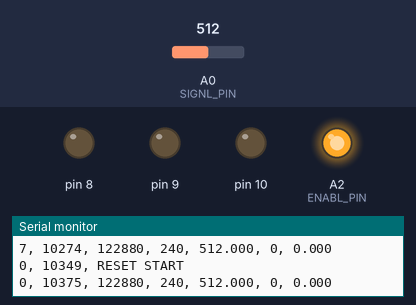
A sketch run on a simulated Arduino Uno, built with avr-gcc and run on an emulated ATmega328P. On the bench: output pins drawn as LEDs (lit = HIGH), the last lines printed to the serial monitor. The inputs (shaded band) are chosen by the test bench; at power-on: A0 (SIGNL_PIN) = 512. Pins used as bus, display or sensor lines are not drawn.

Above: at 10.4 s.
At 12.5 s:
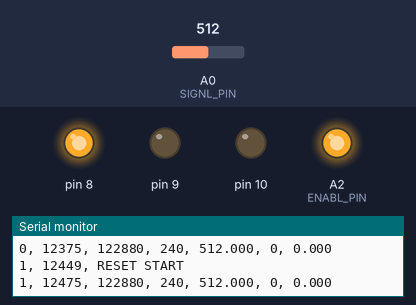
At 14.6 s:
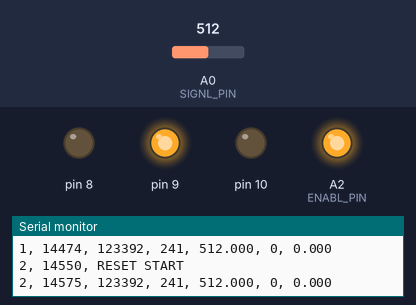
At 16.7 s:
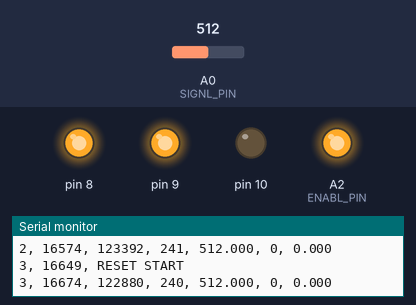
At 20.8 s:
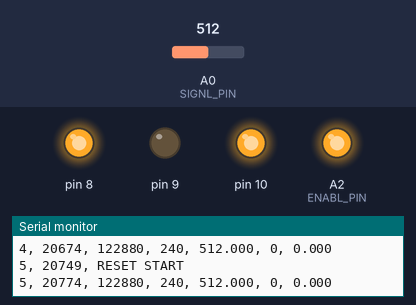
At 25.0 s:
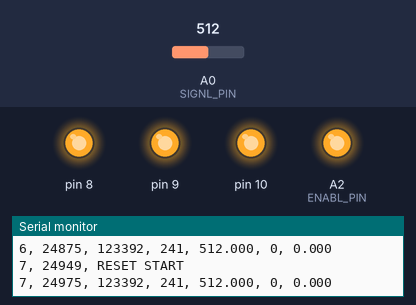
Timing chart, 0 to 40.0 s (numbered marks = the images above):
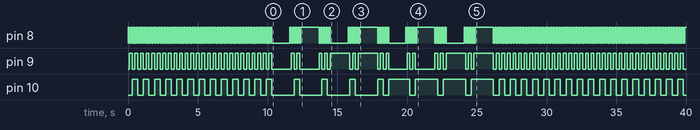

Measured:
- by itself, pin 8: LOW → HIGH at 0.00 s, → LOW 0.10 s later, → HIGH 0.10 s later, → LOW 0.10 s later, … (305 changes in this stretch)
- by itself, pin 9: LOW → HIGH at 0.10 s, → LOW 0.20 s later, → HIGH 0.20 s later, → LOW 0.20 s later, … (152 changes in this stretch)
- by itself, pin 10: goes 12 × (HIGH 0.40 s, LOW 0.40 s), 4 × (HIGH 0.40 s, LOW 1.6 s), HIGH 0.40 s, 4 × (LOW 0.40 s, HIGH 1.5 s), 17 × (LOW 0.40 s, HIGH 0.40 s), then LOW

The sketch:

ERIE_Electrometer_Ground_ISR.ino
```cpp
// Define for setting register bits
#ifndef cbi
#define cbi(sfr, bit) (_SFR_BYTE(sfr) &= ~_BV(bit))
#endif

// Define for clearing register bits
#ifndef sbi
#define sbi(sfr, bit) (_SFR_BYTE(sfr) |=  _BV(bit))
#endif

//#define DEBUG
#define RESET
//#define SINGLE_CHANNEL 0

volatile unsigned long adc_count = 0;
volatile unsigned long adc_samps = 0;
volatile unsigned long adc_value;

volatile float adc_mean_old, adc_mean_new;
volatile unsigned long adc_vari_old, adc_vari_new;

volatile bool timer_flag = false;

byte channel = -1;

// NOTE: MUX_DELAY + ADC_DELAY MUST BE SHORTER THAN TIMER 1 CLOCK
//#define MUX_DELAY 103
#define MUX_DELAY 50     // Time to wait after switching mux address
#define ADC_DELAY 25     // Time over which to average ADC readings
#define RST_DELAY 500    // Time to wait after enabling reset signal before disabling reset signal
#define RST_START 10000  // Elapsed time from start of program to begin reset cycle
#define RST_COOLD 500    // Time to wait after disabling reset signal before changing mux address
#define RST_SPACE 500    // Time between channel resets to take data before next reset

// MUX_A_PIN  8 // LSB; Arduino pin  8; electrometer pin 3
// MUX_B_PIN  9 //      Arduino pin  9; electrometer pin 4
// MUX_C_PIN 10 // MSB; Arduino pin 10; electrometer pin 5
#define MUX_MASK  B00000111 // Base PORTB bit mask (do not change) (defaults to Arduino pins 8,  9, 10)
#define MUX_SHIFT 0         // Left shift from B00000111 (shift of 1 would give Arduino pins 9, 10, 11)

#define RESET_PIN 7  // Arduino pin  7; electrometer pin 6
#define SIGNL_PIN A0 // Arduino pin A0; electrometer pin 7
#define ENABL_PIN A2 // Arduino pin A2; electrometer pin 1

void switchChannel(byte c)
{
  // Only take the three least significant bits of the argument (range 0-7)
  c &= MUX_MASK;
  // Update the three bits of port B defined by MUX_MASK and MUX_SHIFT
  PORTB = (PORTB & ~(MUX_MASK << MUX_SHIFT)) | (c << MUX_SHIFT);
  // Record the current channel in the global variable
  channel = c;
}

void setup()
{

  pinMode(ENABL_PIN, OUTPUT);
  digitalWrite(ENABL_PIN, HIGH);

  Serial.begin(115200);   // begin Serial comm

  // Set the direction of port B mux address lines to output
  DDRB |= (MUX_MASK << MUX_SHIFT);
  pinMode(RESET_PIN, OUTPUT);
  digitalWrite(RESET_PIN, LOW);

  #ifdef SINGLE_CHANNEL
    channel = SINGLE_CHANNEL;
  #else
    channel = 0;
  #endif
  switchChannel(channel);

  sbi(ADMUX,  REFS0);     // Set ADC reference to AVCC
  sbi(ADCSRA, ADEN);      // Enable ADC
  sbi(ADCSRA, ADATE);     // Enable auto-triggering

  // Clear timer configuration registers
  TCCR1A = 0;
  TCCR1B = 0;

  // Set up timer in CTC mode with prescaler of 256
  sbi(TCCR1B, WGM12);
  sbi(TCCR1B, CS12);

  // Initialize timer counter and compare values
  TCNT1 = 0;
  //OCR1A = 62499; // 1 sec
  //OCR1A = 15624; // 250 msec
  OCR1A = 6249;  // 100 msec

  // Enable timer compare match interrupt
  sbi(TIMSK1, OCIE1B);

  sei();                  // Enable Global Interrupts
}

byte resetChannel = 0;
bool resetComplete[8] = {false};
bool resetEnabled = false;
bool resetCooldown = false;
unsigned long resetTime = RST_START;

void loop()
{

  if(timer_flag)
  {
    timer_flag = false;

    #ifdef DEBUG
      unsigned long proc_start = micros();
    #endif

    #ifndef SINGLE_CHANNEL
      if(!resetEnabled and !resetCooldown)
      {
          channel = (channel + 1) % 8;
          switchChannel(channel);

        // Wait for multiplexer to settle
        delay(MUX_DELAY);
      }
    #endif

    #ifdef RESET
      if(resetChannel == channel && !resetComplete[resetChannel])
      {
        if(!resetCooldown && !resetEnabled && millis() > resetTime)
        {
          digitalWrite(RESET_PIN, HIGH);
          resetEnabled = true;
          resetTime = millis();
          Serial.print(channel, DEC);
          Serial.print(", ");
          Serial.print(millis());
          Serial.print(", ");
          Serial.println("RESET START");
        }
        else if(!resetCooldown && resetEnabled && millis() > resetTime + RST_DELAY)
        {
          digitalWrite(RESET_PIN, LOW);
          resetEnabled = false;
          resetCooldown = true;
          resetTime = millis();
          Serial.print(channel, DEC);
          Serial.print(", ");
          Serial.print(millis());
          Serial.print(", ");
          Serial.println("RESET STOP");
        }
        else if(resetCooldown && millis() > resetTime + RST_COOLD)
        {
          resetCooldown = false;
          resetComplete[channel] = true;
          resetTime = millis() + RST_SPACE;
          resetChannel = (resetChannel + 1) % 8;
          Serial.print(channel, DEC);
          Serial.print(", ");
          Serial.print(millis());
          Serial.print(", ");
          Serial.println("RESET COOL");
        }
      }
    #endif

    adc_samps = 0;     // Re-initialize ADC sample counter
    adc_count = 0;     // Re-initialize ADC count accumulator
    adc_mean_old = 0.;
    adc_mean_new = 0.;
    adc_vari_old = 0;
    adc_vari_new = 0;

    sbi(ADCSRA, ADIE); // Enable ADC interrupts
    sbi(ADCSRA, ADSC); // Start ADC conversions

    delay(ADC_DELAY);

    cbi(ADCSRA, ADSC); // Stop ADC conversions
    cbi(ADCSRA, ADIE); // Disable ADC interrupts

    Serial.print(channel, DEC);
    Serial.print(", ");
    Serial.print(millis(), DEC);
    Serial.print(", ");
    Serial.print(adc_count, DEC);
    Serial.print(", ");
    Serial.print(adc_samps, DEC);
    Serial.print(", ");
    Serial.print(adc_mean_new, 3);
    Serial.print(", ");
    Serial.print(adc_vari_new, DEC);
    Serial.print(", ");
    Serial.println(adc_vari_new/float(adc_samps-1), 3);

    #ifdef DEBUG
      unsigned long proc_stop = micros();

      Serial.print(proc_start, DEC);
      Serial.print(", ");
      Serial.print(proc_stop, DEC);
      Serial.print(", ");
      Serial.println(proc_stop-proc_start, DEC);
    #endif

  }

}

void push_adc_value(unsigned long adc_value)
{
  adc_samps++;

  // https://www.johndcook.com/blog/standard_deviation/
  // See Knuth TAOCP vol 2, 3rd edition, page 232
  if (adc_samps == 1)
  {
    adc_mean_old = adc_value;
    adc_mean_new = adc_value;
    adc_vari_old = 0.0;
  }
  else
  {
    adc_mean_new = adc_mean_old + (adc_value - adc_mean_old)/adc_samps;
    // NOTE: Approximations are being made here for the sake of speed!
    //       Casting means to integers will introduce rounding errors!
    adc_vari_new = adc_vari_old + (adc_value - int(adc_mean_old))*(adc_value - int(adc_mean_new));

    // set up for next iteration
    adc_mean_old = adc_mean_new;
    adc_vari_old = adc_vari_new;
  }
}

// ADC interrupt
ISR(ADC_vect)
{
  // Make certain to read ADCL first as it locks the value and ADCH releases it
  adc_value = ADCL | (ADCH << 8);

  // Accumulate the ADC values
  adc_count += adc_value;
  push_adc_value(adc_value);
}

// Timer 1 interrupt
ISR(TIMER1_COMPB_vect) {
  timer_flag = true;
}
```
